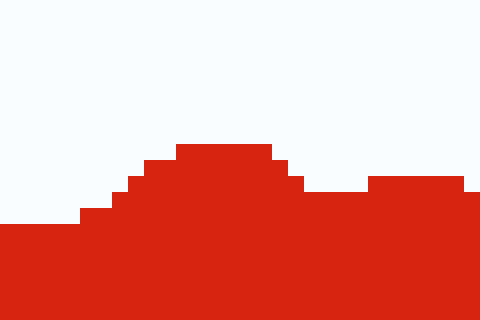

A 2D game scene composited from a Tiled map and its tileset images. What follows is a short description and the map's XML, with every tile layer's data as written:
An orthogonal 30x20 tile map with 16x16 px tiles, 1 tile layer (Tile Layer 1).

<map version="1.10" tiledversion="1.10.0" orientation="orthogonal" renderorder="right-down" width="30" height="20" tilewidth="16" tileheight="16" infinite="0" nextlayerid="2" nextobjectid="1">
 <editorsettings>
  <export target="map1.lua" format="lua" />
 </editorsettings>
 <tileset firstgid="1" name="tiles" tilewidth="16" tileheight="16" tilecount="1600" columns="40">
  <image source="tiles.png" width="640" height="640" />
  <tile id="0">
   <properties>
    <property name="collidable" type="bool" value="true" />
   </properties>
  </tile>
 </tileset>
 <layer id="1" name="Tile Layer 1" width="30" height="20">
  <data encoding="csv">
2,2,2,2,2,2,2,2,2,2,2,2,2,2,2,2,2,2,2,2,2,2,2,2,2,2,2,2,2,2,
2,2,2,2,2,2,2,2,2,2,2,2,2,2,2,2,2,2,2,2,2,2,2,2,2,2,2,2,2,2,
2,2,2,2,2,2,2,2,2,2,2,2,2,2,2,2,2,2,2,2,2,2,2,2,2,2,2,2,2,2,
2,2,2,2,2,2,2,2,2,2,2,2,2,2,2,2,2,2,2,2,2,2,2,2,2,2,2,2,2,2,
2,2,2,2,2,2,2,2,2,2,2,2,2,2,2,2,2,2,2,2,2,2,2,2,2,2,2,2,2,2,
2,2,2,2,2,2,2,2,2,2,2,2,2,2,2,2,2,2,2,2,2,2,2,2,2,2,2,2,2,2,
2,2,2,2,2,2,2,2,2,2,2,2,2,2,2,2,2,2,2,2,2,2,2,2,2,2,2,2,2,2,
2,2,2,2,2,2,2,2,2,2,2,2,2,2,2,2,2,2,2,2,2,2,2,2,2,2,2,2,2,2,
2,2,2,2,2,2,2,2,2,2,2,2,2,2,2,2,2,2,2,2,2,2,2,2,2,2,2,2,2,2,
2,2,2,2,2,2,2,2,2,2,2,1,1,1,1,1,1,2,2,2,2,2,2,2,2,2,2,2,2,2,
2,2,2,2,2,2,2,2,2,1,1,1,1,1,1,1,1,1,2,2,2,2,2,2,2,2,2,2,2,2,
2,2,2,2,2,2,2,2,1,1,1,1,1,1,1,1,1,1,1,2,2,2,2,1,1,1,1,1,1,2,
2,2,2,2,2,2,2,1,1,1,1,1,1,1,1,1,1,1,1,1,1,1,1,1,1,1,1,1,1,1,
2,2,2,2,2,1,1,1,1,1,1,1,1,1,1,1,1,1,1,1,1,1,1,1,1,1,1,1,1,1,
1,1,1,1,1,1,1,1,1,1,1,1,1,1,1,1,1,1,1,1,1,1,1,1,1,1,1,1,1,1,
1,1,1,1,1,1,1,1,1,1,1,1,1,1,1,1,1,1,1,1,1,1,1,1,1,1,1,1,1,1,
1,1,1,1,1,1,1,1,1,1,1,1,1,1,1,1,1,1,1,1,1,1,1,1,1,1,1,1,1,1,
1,1,1,1,1,1,1,1,1,1,1,1,1,1,1,1,1,1,1,1,1,1,1,1,1,1,1,1,1,1,
1,1,1,1,1,1,1,1,1,1,1,1,1,1,1,1,1,1,1,1,1,1,1,1,1,1,1,1,1,1,
1,1,1,1,1,1,1,1,1,1,1,1,1,1,1,1,1,1,1,1,1,1,1,1,1,1,1,1,1,1
</data>
 </layer>
</map>
